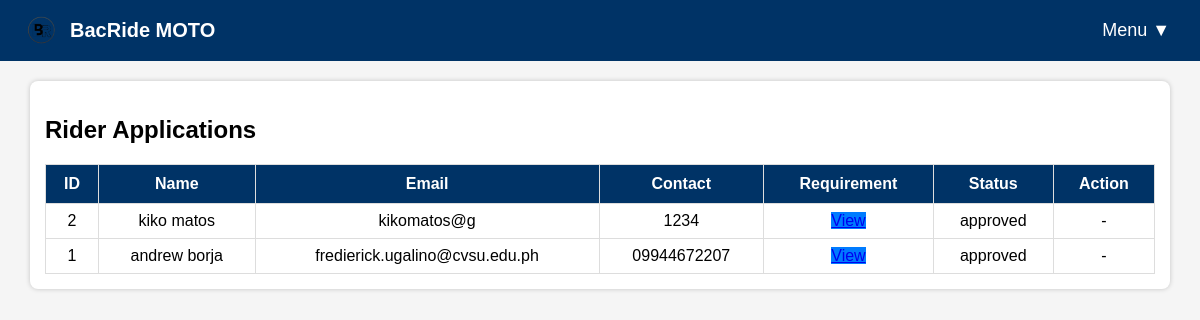
/Admin/admin.php, run on the app's committed database.
### tables this page shows
CREATE TABLE `application` (
  `applicationId` int(11) NOT NULL,
  `firstname` varchar(100) NOT NULL,
  `lastname` varchar(100) NOT NULL,
  `email` varchar(150) NOT NULL,
  `contact` varchar(20) NOT NULL,
  `requirements` varchar(255) NOT NULL,
  `status` enum('pending','approved','rejected') DEFAULT 'pending',
  `date_applied` timestamp NOT NULL DEFAULT current_timestamp()
);

### Admin/admin.php (the view, shortened to what this page needs)
<?php
$conn = new mysqli("localhost", "root", "", "tric");
$applications = $conn->query("SELECT * FROM application ORDER BY date_applied DESC") or die($conn->error);
?>
<!DOCTYPE html>
<html lang="en">
<head>
</head>
<body>
<div class="navbar">
    <div class="logo">
        <img src="logo.jpg" alt="BacRide Logo">
        BacRide MOTO
    </div>
    <div class="dropdown">
        <button class="dropbtn">Menu ▼</button>
    </div>
</div>
<div class="container">
<div id="applications" class="tab-box">
    <div class="table-box">
        <h2>Rider Applications</h2>
        <table>
            <tr>
                <th>ID</th><th>Name</th><th>Email</th><th>Contact</th>
                <th>Requirement</th><th>Status</th><th>Action</th>
            </tr>
            <?php while($row = $applications->fetch_assoc()): ?>
            <tr>
                <td><?= htmlspecialchars($row['applicationId']) ?></td>
                <td><?= htmlspecialchars($row['firstname'] . " " . $row['lastname']) ?></td>
                <td><?= htmlspecialchars($row['email']) ?></td>
                <td><?= htmlspecialchars($row['contact']) ?></td>
                <td><a class="view" href="uploads/<?= htmlspecialchars($row['requirements']) ?>" target="_blank">View</a></td>
                <td><?= htmlspecialchars($row['status']) ?></td>
                <td>
                    <?php if($row['status']=="pending"): ?>
                    <a href="approve_application.php?id=<?= $row['applicationId'] ?>"><button class="btn approve">Approve</button></a>
                    <a href="reject_application.php?id=<?= $row['applicationId'] ?>"><button class="btn reject">Reject</button></a>
                    <?php else: ?> - <?php endif; ?>
                </td>
            </tr>
            <?php endwhile; ?>
        </table>
    </div>
</div>
</div>
</body>
</html>

### Admin/admin.php (style rules this page uses)
body { font-family: Arial; background: #f5f5f5; margin: 0; }
.navbar { background: #003366; padding: 10px 20px; display: flex; align-items: center; justify-content: space-between; }
.navbar .logo { display: flex; align-items: center; gap: 10px; color: white; font-size: 20px; font-weight: bold; }
.navbar .logo img { width: 40px; height: 40px; border-radius: 5px; }
.dropdown { position: relative; }
.dropbtn { background: none; color: white; border: none; font-size: 18px; cursor: pointer; padding: 10px; }
.container { width: 95%; margin: 20px auto; }
.tab-box { display: none; }
.tab-box.active { display: block; }
.table-box { background: white; padding: 15px; border-radius: 8px; margin-bottom: 30px; box-shadow: 0 0 5px rgba(0,0,0,0.2); }
table { width: 100%; border-collapse: collapse; margin-top: 10px; }
table, th, td { border: 1px solid #ddd; }
th { background: #003366; color: white; padding: 10px; }
td { padding: 8px; text-align: center; }
.view { background: #007bff; }

### data on the page
application: applicationId "2", firstname+lastname "kiko matos", email "kikomatos@g", contact "1234", status "approved"
application: applicationId "1", firstname+lastname "andrew borja", email "fredierick.ugalino@cvsu.edu.ph", contact "09944672207", status "approved"
